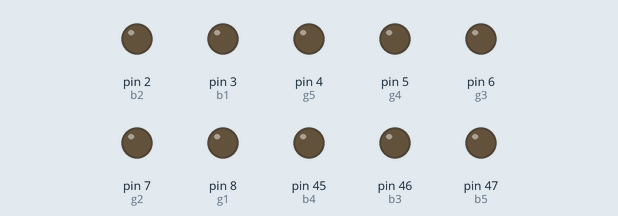
Simulated run of this sketch. Board: Arduino Mega 2560, built with avr-gcc and run on an emulated ATmega2560. Shown: output pins drawn as LEDs (lit = HIGH). Pins used as bus, display or sensor lines are not drawn.

Above: at 0.1 s.
At 6.36 s:
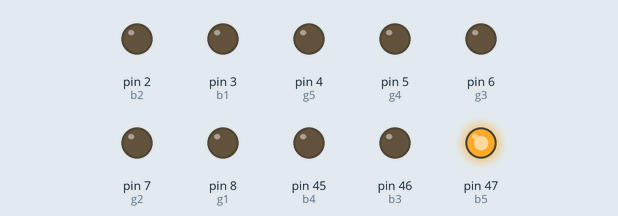
Timing chart, 0 to 6.4 s (numbered marks = the images above):
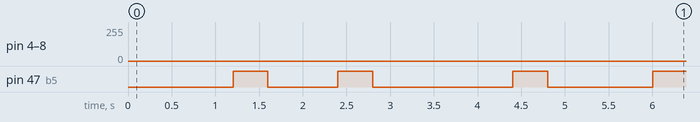

The sketch:

thamizharuvi.ino
```cpp
#define r1 13
#define r2 12
#define r3 11
#define r4 10
#define r5 9
//
//
#define g1 8
#define g2 7
#define g3 6
#define g4 5
#define g5 4


#define b1 3
#define b2 2
#define b3 46
#define b4 45
#define b5 47

void setup() {


pinMode(r1,OUTPUT);
pinMode(r2,OUTPUT);
pinMode(r3,OUTPUT);
pinMode(r4,OUTPUT);
pinMode(r5,OUTPUT);
//
pinMode(g1,OUTPUT);
pinMode(g2,OUTPUT);
pinMode(g3,OUTPUT);
pinMode(g4,OUTPUT);
pinMode(g5,OUTPUT);

//
pinMode(b1,OUTPUT);
pinMode(b2,OUTPUT);
pinMode(b3,OUTPUT);
pinMode(b4,OUTPUT);
pinMode(b5,OUTPUT);
}

void loop() {


for(int i=0;i<255;i++){
  color(i,0,0);
  delay(3);
}

for(int i=0;i<255;i++){
  color(0,i,0);
  delay(3);
}
for(int i=0;i<255;i++){
  color(0,0,i);
  delay(3);
}
for(int i=0;i<255;i++){
  color(0,255-i,i);
  delay(3);
}
for(int i=0;i<255;i++){
  color(i,0,i);
  delay(3);
}
for(int i=0;i<255;i++){
  color(255,i,0);
  delay(3);
}


}


void color(int r,int b,int g){


  analogWrite(r1,r);
  analogWrite(r2,r);
  analogWrite(r3,r);
  analogWrite(r4,r);

  analogWrite(r5,r);
//
//
    analogWrite(g1,g);
  analogWrite(g2,g);
  analogWrite(g3,g);
  analogWrite(g4,g);
  analogWrite(g5,g);

//
    analogWrite(b1,b);
  analogWrite(b2,b);
  analogWrite(b3,b);
  analogWrite(b4,b);
  analogWrite(b5,b);

}
```

Measured:
- by itself, pin 47 (b5): goes HIGH 0.40 s, LOW 0.80 s, HIGH 0.40 s, LOW 1.6 s, HIGH 0.40 s, LOW 1.2 s, then HIGH
